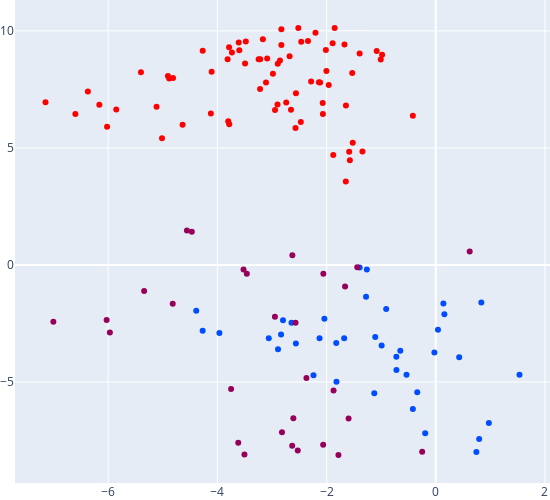

Here is the notebook cell this chart was saved with:
### Code cell
#| hide
vectors_labelled = principal_df
vectors_labelled['Cluster'] = list(cluster_labels)

# Picking a few clusters so they are more easily distinguished
clusters = vectors_labelled.loc[(vectors_labelled.loc[:,'Cluster'] == 0) | 
                               (vectors_labelled.loc[:,'Cluster'] == 3) |
                               (vectors_labelled.loc[:,'Cluster'] == 10)]

fig = px.scatter(clusters, 
                 x='PC0', y='PC1', 
                 hover_data={'Title': list(clusters.iloc[:, 0])},
                 color='Cluster',
                 color_continuous_scale=px.colors.sequential.Rainbow)

fig.update(layout_coloraxis_showscale=False)
fig.update_layout(yaxis_title=None, xaxis_title=None)
fig.layout.height = 500

fig.update_layout(
    margin=dict(l=0, r=0, t=0, b=0),  # Set all margins to 0
    autosize=False,  # Disable automatic sizing
    width=550,  # Set the width of the graph
    height=500  # Set the height of the graph
)
fig.show()

### Figure 1 — Plotly figure (JSON) as saved in the notebook; plotly's stock layout.template omitted (floating-point values rounded to 4 significant figures; data arrays with more than 128 entries replaced by an {"elided": "..."} marker saying what was removed)
{"data": [{"customdata": {"elided": "140x1 str values"}, "hovertemplate": "PC0=%{x}<br>PC1=%{y}<br>Title=%{customdata[0]}<br>Cluster=%{marker.color}<extra></extra>", "legendgroup": "", "marker": {"color": {"elided": "140 int values"}, "coloraxis": "coloraxis", "symbol": "circle"}, "mode": "markers", "name": "", "orientation": "v", "showlegend": false, "type": "scatter", "x": {"elided": "140 float values"}, "xaxis": "x", "y": {"elided": "140 float values"}, "yaxis": "y"}], "layout": {"autosize": false, "coloraxis": {"colorbar": {"title": {"text": "Cluster"}}, "colorscale": [[0, "rgb(150,0,90)"], [0.125, "rgb(0,0,200)"], [0.25, "rgb(0,25,255)"], [0.375, "rgb(0,152,255)"], [0.5, "rgb(44,255,150)"], [0.625, "rgb(151,255,0)"], [0.75, "rgb(255,234,0)"], [0.875, "rgb(255,111,0)"], [1, "rgb(255,0,0)"]], "showscale": false}, "height": 500, "legend": {"tracegroupgap": 0}, "margin": {"b": 0, "l": 0, "r": 0, "t": 0}, "width": 550, "xaxis": {"anchor": "y", "autorange": true, "domain": [0, 1], "range": [-7.707, 2.093], "title": {}, "type": "linear"}, "yaxis": {"anchor": "x", "autorange": true, "domain": [0, 1], "range": [-9.317, 11.32], "title": {}, "type": "linear"}}}
